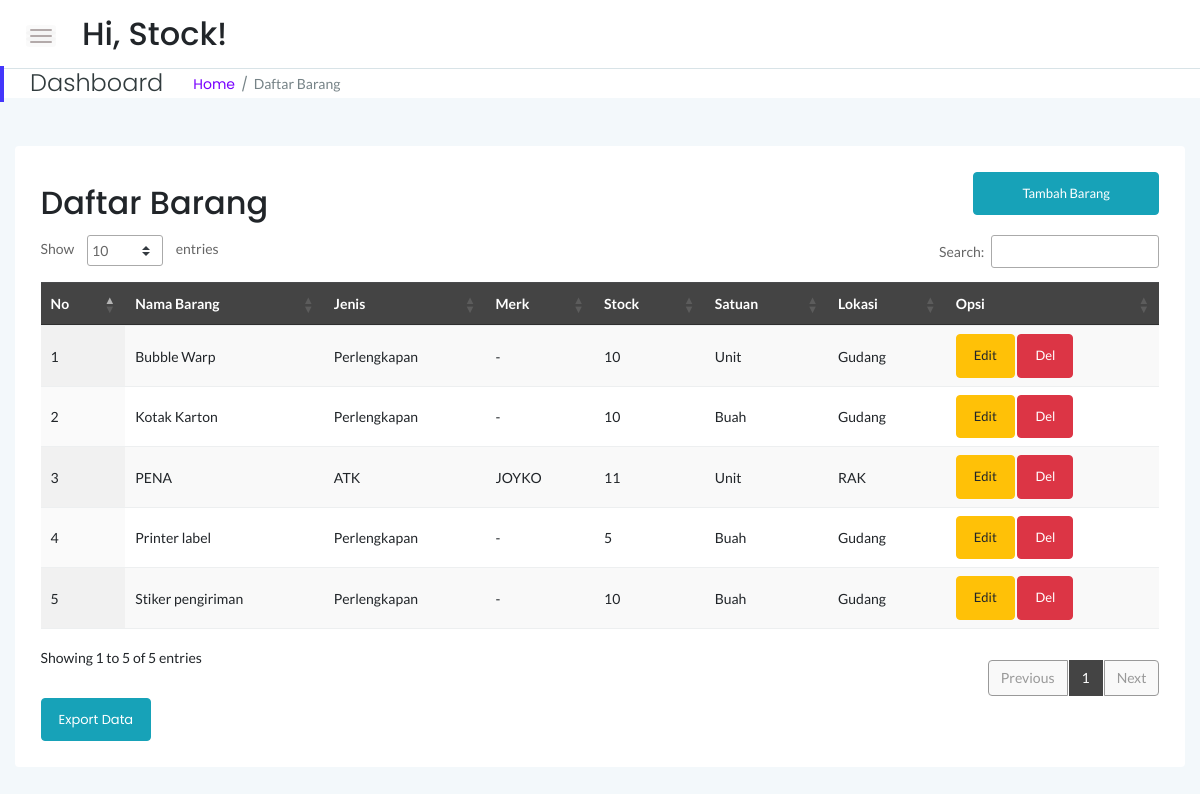
Screenshot of /stock/stock.php (signed in) with the database file from the repository.
### tables this page shows
CREATE TABLE `sstock_brg` (
  `idx` int(11) NOT NULL,
  `nama` varchar(55) NOT NULL,
  `jenis` varchar(30) NOT NULL,
  `merk` varchar(40) NOT NULL,
  `stock` int(12) NOT NULL,
  `satuan` varchar(10) NOT NULL,
  `lokasi` varchar(55) NOT NULL
);

### stock/stock.php (the view, shortened to what this page needs)
<!doctype html>
<html class="no-js" lang="en">
<?php
include '../dbconnect.php';
?>
<head>
    <link rel="stylesheet" href="assets/css/bootstrap.min.css">
    <link rel="stylesheet" href="assets/css/font-awesome.min.css">
    <link rel="stylesheet" href="assets/css/themify-icons.css">
    <link rel="stylesheet" href="assets/css/metisMenu.css">
    <link rel="stylesheet" href="assets/css/owl.carousel.min.css">
    <link rel="stylesheet" href="assets/css/slicknav.min.css">
    <link rel="stylesheet" href="https://www.amcharts.com/lib/3/plugins/export/export.css" type="text/css"
        media="all" />
    <link rel="stylesheet" type="text/css" href="https://cdn.datatables.net/1.10.19/css/jquery.dataTables.min.css">
    <link rel="stylesheet" type="text/css" href="https://cdn.datatables.net/1.10.19/css/jquery.dataTables.css">
    <link rel="stylesheet" type="text/css" href="https://cdn.datatables.net/1.10.18/css/dataTables.bootstrap4.min.css">
    <link rel="stylesheet" type="text/css"
        href="https://cdn.datatables.net/responsive/2.2.3/css/responsive.bootstrap.min.css">
    <link rel="stylesheet" type="text/css"
        href="https://cdn.datatables.net/responsive/2.2.3/css/responsive.jqueryui.min.css">
    <link rel="stylesheet" type="text/css"
        href="https://cdn.datatables.net/buttons/1.5.2/css/buttons.dataTables.min.css">
    <link rel="stylesheet" href="assets/css/typography.css">
    <link rel="stylesheet" href="assets/css/default-css.css">
    <link rel="stylesheet" href="assets/css/styles.css">
    <link rel="stylesheet" href="assets/css/responsive.css">
</head>
<body>
    <div class="page-container">
        <div class="main-content">
            <div class="header-area">
                <div class="row align-items-center">
                    <div class="col-md-6 col-sm-8 clearfix">
                        <div class="nav-btn pull-left">
                            <span></span>
                            <span></span>
                            <span></span>
                        </div>
                        <div class="search-box pull-left">
                            <form action="#">
                                <h2>Hi, <?= $_SESSION['user']; ?>!</h2>
                            </form>
                        </div>
                    </div>
                    <div class="col-md-6 col-sm-4 clearfix">
                        <ul class="notification-area pull-right">
                        </ul>
                    </div>
                </div>
            </div>
            <div class="page-title-area">
                <div class="row align-items-center">
                    <div class="col-sm-6">
                        <div class="breadcrumbs-area clearfix">
                            <h4 class="page-title pull-left">Dashboard</h4>
                            <ul class="breadcrumbs pull-left">
                                <li><a href="index.php">Home</a></li>
                                <li><span>Daftar Barang</span></li>
                            </ul>
                        </div>
                    </div>
                </div>
            </div>
            <div class="main-content-inner">
                <div class="row mt-5 mb-5">
                    <div class="col-12">
                        <div class="card">
                            <div class="card-body">
                                <div class="d-sm-flex justify-content-between align-items-center">
                                    <h2>Daftar Barang</h2>
                                    <button style="margin-bottom:20px" data-toggle="modal" data-target="#myModal" class="btn btn-info col-md-2"><span class="glyphicon glyphicon-plus"></span>Tambah Barang</button>
                                </div>
                                    <div class="data-tables datatable-dark">
                                         <table id="dataTable3" class="display" style="width:100%"><thead class="thead-dark">
                                            <tr>
                                                <th>No</th>
                                                <th>Nama Barang</th>
                                                <th>Jenis</th>
                                                <th>Merk</th>
                                                <th>Stock</th>
                                                <th>Satuan</th>
                                                <th>Lokasi</th>
                                                <th>Opsi</th>
                                            </tr></thead><tbody>
                                            <?php
                                            $brgs = mysqli_query($conn, "SELECT * from sstock_brg order by nama ASC");
                                            $no = 1;
                                            while ($p = mysqli_fetch_array($brgs)) {
                                                $idb = $p['idx'];
                                                ?>
                                                    <tr>
                                                        <td><?php echo $no++ ?></td>
                                                        <td><?php echo $p['nama'] ?></td>
                                                        <td><?php echo $p['jenis'] ?></td>
                                                        <td><?php echo $p['merk'] ?></td>
                                                        <td><?php echo $p['stock'] ?></td>
                                                        <td><?php echo $p['satuan'] ?></td>
                                                        <td><?php echo $p['lokasi'] ?></td>
                                                        <td><button data-toggle="modal" data-target="#edit<?= $idb; ?>" class="btn btn-warning">Edit</button> <button data-toggle="modal" data-target="#del<?= $idb; ?>" class="btn btn-danger">Del</button></td>
                                                    </tr>
                                                <?php
                                            }
                                            ?>
                                        </tbody>
                                        </table>
                                    </div>
                                    <a href="exportstkbhn.php" target="_blank" class="btn btn-info">Export Data</a>
                                </div>
                            </div>
                        </div>
                    </div>
                </div>
            </div>
        </div>
</body>
</html>

### rows the page displays
sstock_brg: nama "Bubble Warp", jenis "Perlengkapan", merk "-", stock "10", satuan "Unit", lokasi "Gudang"
sstock_brg: nama "Kotak Karton", jenis "Perlengkapan", merk "-", stock "10", satuan "Buah", lokasi "Gudang"
sstock_brg: nama "PENA", jenis "ATK", merk "JOYKO", stock "11", satuan "Unit", lokasi "RAK"
sstock_brg: nama "Printer label", jenis "Perlengkapan", merk "-", stock "5", satuan "Buah", lokasi "Gudang"
sstock_brg: nama "Stiker pengiriman", jenis "Perlengkapan", merk "-", stock "10", satuan "Buah", lokasi "Gudang"

### other values shown
$_SESSION['user'] "Stock"
